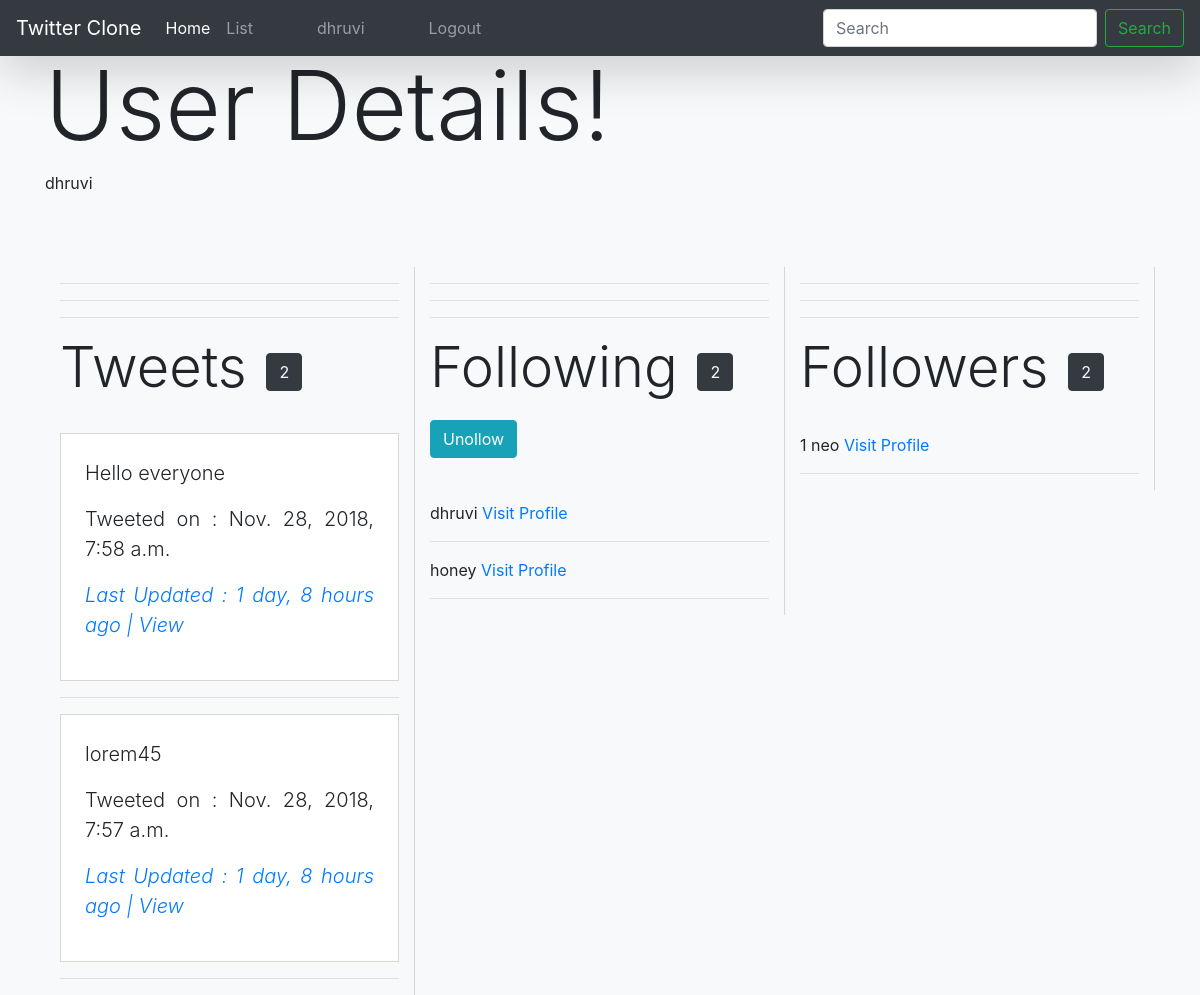
Screenshot of /accounts/profile/dhruvi/ (signed in) with the database file from the repository.
### tweets/models.py (models this page shows, shortened)
class Tweet(models.Model):
    user = models.ForeignKey(settings.AUTH_USER_MODEL, default= 1, on_delete = models.CASCADE)
    content = models.CharField(max_length = 140, validators = [validate_content])
    timestamp = models.DateTimeField(auto_now_add = True)
    updated = models.DateTimeField(auto_now = True)
    class Meta:
        ordering = ['-updated', 'content']

### accounts/models.py (models this page shows, shortened)
class UserProfile(models.Model):
    user = models.OneToOneField(settings.AUTH_USER_MODEL, related_name='profile', on_delete=models.CASCADE)
    following = models.ManyToManyField(settings.AUTH_USER_MODEL, related_name = 'followed_by', blank=True, symmetrical=False)
    objects = UserProfileManager()
    def get_follow_url(self):
        return reverse_lazy('accounts:follow', kwargs = {'username':self.user.username})

### accounts/views.py (the view)
# urls.py: path('profile/<username>/', UserDetailView.as_view(), name='profile'),
class UserDetailView(DetailView):
	template_name = 'accounts/profile.html'
	queryset = User.objects.all()
	def get_object(self):
		return get_object_or_404(User, username__iexact=self.kwargs.get('username'))
	def get_context_data(self, *args, **kwargs):
		context = super(UserDetailView, self).get_context_data(*args, **kwargs)
		following = UserProfile.objects.is_following(self.request.user, self.get_object())
		context['following'] = following
		return context

### accounts/models.py (called while the page is built)
    def all(self):
        qs = self.get_queryset().all()
        try:
            if self.instance:
                qs = qs.exclude(user = self.instance)
        except:
            pass
        return qs

    def is_following(self, user, followed_by_user):
        user_profile, created = UserProfile.objects.get_or_create(user= user)
        if created:
            return False
        if followed_by_user in user_profile.following.all():
            return True
        return False

### templates/accounts/profile.html (shortened to what this page needs)
{% extends 'base.html' %}
{% block content %}
	<h1 class="display-1 mt-5" style="">User Details!</h1>
	{{ object.username }}<br>
	{{ object.firstName }}<br>
	{{ object.lastName }}<br>
	{{ object.email }}<br>
<div class="container-all">
	<div class="col-md-4 col-sm-12" style="float: left; border-right: 1px solid #d4d9d1;">
		<hr><hr><hr>
		<h1 class="display-4">
			Tweets
			<button class="ml-1 btn btn-dark text-light">{{ object.tweet_set.count }}</button>
		</h1>
		<br>
		{% for tweets in object.tweet_set.all %}
			<div style="border: 1px solid #d4d9d1; background: #fff; max-width: 400px; " class="text-justify p-4">
				<p class="lead">{{ tweets.content }}</p>
				<p class="lead">Tweeted on : {{ tweets.timestamp }}</p>
				<p class="lead font-italic text-primary">Last Updated : {{ tweets.updated|timesince }} ago | <a href="{% url 'tweets:tweet-detail' tweets.pk %}">View</a></p>
			</div>
			<hr>
		{% endfor %}
	</div>
	<div class="col-md-4 col-sm-12" style="float: left; border-right: 1px solid #d4d9d1;">
		<hr><hr><hr>
		<h1 class="display-4">
			Following
			<button class="ml-1 btn btn-dark text-light">{{ object.profile.following.count }}</button>
			<a href="{{ object.profile.get_follow_url }}" class="btn btn-info">
				{% if following %} Unollow {% else %} Follow {% endif %}
			</a>
		</h1>
		<br>
		{% for user in object.profile.following.all %}
			{{ user.username }}
			<a href="{% url 'accounts:profile' user.username %}">Visit Profile</a>
			<hr>
		{% empty %}
			<h4 class="text-danger">Sorry, You are not following any users yet.</h4>
		{% endfor %}
	</div>
	<div class="col-md-4 col-sm-12" style="float: left; border-right: 1px solid #d4d9d1;">
		<hr><hr><hr>
		<h1 class="display-4">
			Followers
			<button class="btn btn-dark text-light ml-1">{{ object.followed_by.count }}</button>
		</h1>
		<br>
		{% for prof in object.followed_by.all %}
			{{ prof.user.id }}
			{{ prof.user.username }}
			<a href="{% url 'accounts:profile' prof.user.username %}">Visit Profile</a>
			<hr>
		{% empty %}
			<h4 class="text-success">Sorry, You are not followed by any users yet.</h4>
		{% endfor %}
	</div>
</div>
{% endblock content %}

### templates/navbar.html (shortened to what this page needs)
<nav class="navbar navbar-expand-lg navbar-dark bg-dark fixed-top shadow-lg">
  <a class="navbar-brand" href="{% url 'home' %}">Twitter Clone</a>
  <div class="collapse navbar-collapse" id="navbarSupportedContent">
    <ul class="navbar-nav mr-auto">
      <li class="nav-item active">
        <a class="nav-link" href="{% url 'home' %}">Home <span class="sr-only">(current)</span></a>
      </li>
      <li class="nav-item">
        <a class="nav-link" href="{% url 'home' %}">List</a>
      </li>
        {% if user.is_authenticated %}
        <li class="nav-item">
          <a href="/accounts/profile/{{ user.username }}/" class="btn btn-outline-success my-2 my-sm-0 ml-5 dropdown-item nav-link">{{ user.username }}</a>
        </li>
        <li class="nav-item">
          <a class="btn btn-outline-success my-2 my-sm-0 ml-5 dropdown-item nav-link" href="{% url 'logout' %}">Logout</a>
        </li>
        {% endif %}
    </ul>
    <form class="form-inline my-2 my-lg-0">
      <input class="form-control mr-sm-2" type="search" placeholder="Search" aria-label="Search">
      <button class="btn btn-outline-success my-2 my-sm-0" type="submit">Search</button>
    </form>
  </div>
</nav>

### rows the page displays
Tweet: content "Hello everyone", timestamp "Nov. 28, 2018, 7:58 a.m.", updated "1 day, 8 hours"
Tweet: content "lorem45", timestamp "Nov. 28, 2018, 7:57 a.m.", updated "1 day, 8 hours"
UserProfile: user.id "1", user.username "neo"

### other values shown
{{ user.username }} "dhruvi"
{{ object.username }} "dhruvi"
{{ object.tweet_set.count }} "2"
{{ object.profile.following.count }} "2"
{{ user.username }} "honey"
{{ object.followed_by.count }} "2"
